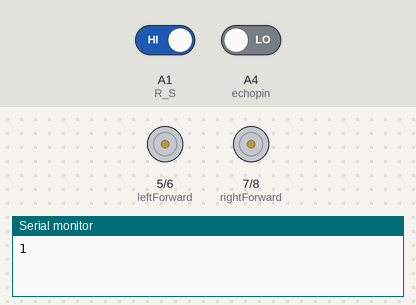
The sketch below on a simulated Arduino Uno, built with avr-gcc and run on an emulated ATmega328P. Shown: motor-driver pin pairs drawn as motors (green arrow = first pin HIGH = forward, orange = second pin HIGH = backward, longer = more drive, scaled by the enable pin), the last lines printed to the serial monitor. Inputs (shaded band) come from the test bench; at power-on: A1 (R_S) HIGH, A4 (echopin) LOW.

Above: at 2.2 s.
2.3 s: A1 (R_S) driven LOW
At 5.2 s:
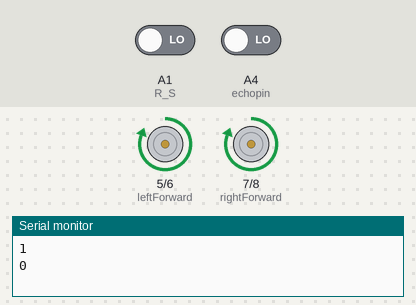
5.5 s: A1 (R_S) driven HIGH
At 6.9 s:
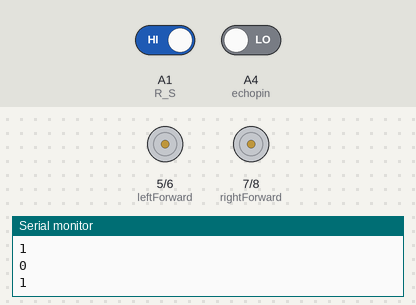
Timing chart, 0 to 8.5 s (numbered marks = the images above; inputs shaded):
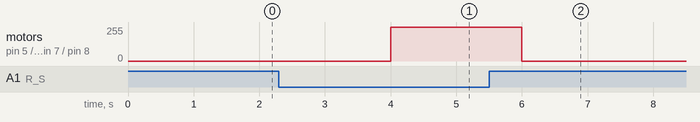

Measured:
- after the input at 2.3 s, motor on pin 5 (leftForward) / pin 6 (leftReverse), motor on pin 7 (rightForward) / pin 8 (rightReverse): stopped → forward 255/255 after 1.7 s
- after the input at 5.5 s, motor on pin 5 (leftForward) / pin 6 (leftReverse), motor on pin 7 (rightForward) / pin 8 (rightReverse): forward 255/255 → stopped after 0.50 s

The sketch:

Motor_IR.ino
```cpp
#define echopin A4 // echo pin
#define trigpin A5 // Trigger pin


// Motor A, Left Side
const uint8_t pwmLeft = 4;      // ENA - Enable and PWM
const uint8_t leftForward = 5;  // IN1 - Forward Drive
const uint8_t leftReverse = 6;  // IN2 - Reverse Drive

// Motor B, Right Side
const uint8_t pwmRight = 9;     // ENB - Enable and PWM
const uint8_t rightForward = 7; // IN3 - Forward Drive
const uint8_t rightReverse = 8; // IN4 - Reverse Drive

int speed = 115;
int R_S = A1; //sincer R
int test = 0;


int  frontdist;
long duration;

int setdist= 10;

//int L_S = A0; //sincer L
void setup(){

 pinMode(pwmLeft, OUTPUT);
 pinMode(leftForward, OUTPUT);
 pinMode(leftReverse, OUTPUT);
 pinMode(pwmRight, OUTPUT);
 pinMode(rightForward, OUTPUT);
 pinMode(rightReverse, OUTPUT);

 pinMode (trigpin, OUTPUT);
 pinMode (echopin, INPUT);

 //pinMode(L_S, INPUT);
 pinMode(R_S, INPUT);


 Serial.begin(9600);
 delay(1000);
 }

void loop(){
frontdist = data();
//Serial.println(frontdist);
test = (digitalRead(R_S));
Serial.println(test);


//if(frontdist>setdist){
if ((test == 0)){allForward();delay(1000);}
if ((test == 1)){allStop();delay(1000);}
//if ((digitalRead(R_S) == 0)){skidsteerLeft();delay(1000);}
//}
else{

// allStop();  // Stop all dc motors
// delay(1000);
// allForward(); // Drive dc motors forward
// delay(2000);
// allReverse(); // Drive dc motors in reverse
// delay(2000);
// skidsteerLeft();  // Skidsteer spin left direction
// delay(2000);
// skidsteerRight(); // Skidsteer spin right direction
// delay(2000);

}

}

long data(){
 digitalWrite(trigpin,LOW);
 delayMicroseconds(2);
 digitalWrite(trigpin,HIGH);
 delayMicroseconds(10);
 duration=pulseIn (echopin,HIGH);
 return duration / 29 / 2;
}

//////////////// Start Functions //////////////////

// All Stop
void allStop() {
  digitalWrite(leftForward, LOW);
  digitalWrite(leftReverse, LOW);
  digitalWrite(rightForward, LOW);
  digitalWrite(rightReverse, LOW);
  analogWrite(pwmLeft, 0);
  analogWrite(pwmRight, 0);
}

void allForward() {
  digitalWrite(leftForward, HIGH);
  digitalWrite(leftReverse, LOW);
  digitalWrite(rightForward, HIGH);
  digitalWrite(rightReverse, LOW);
  analogWrite(pwmLeft, 255);
  analogWrite(pwmRight, 255);
}

void allReverse() {
  digitalWrite(leftForward, LOW);
  digitalWrite(leftReverse, HIGH);
  digitalWrite(rightForward, LOW);
  digitalWrite(rightReverse, HIGH);
  analogWrite(pwmLeft, 255);
  analogWrite(pwmRight, 255);
}

void skidsteerLeft() {
  digitalWrite(leftForward, LOW);
  digitalWrite(leftReverse, HIGH);
  digitalWrite(rightForward, HIGH);
  digitalWrite(rightReverse, LOW);
  analogWrite(pwmLeft, 255);
  analogWrite(pwmRight, 255);
}

void skidsteerRight() {
  digitalWrite(leftForward, HIGH);
  digitalWrite(leftReverse, LOW);
  digitalWrite(rightForward, LOW);
  digitalWrite(rightReverse, HIGH);
  analogWrite(pwmLeft, 255);
  analogWrite(pwmRight, 255);
}
```
